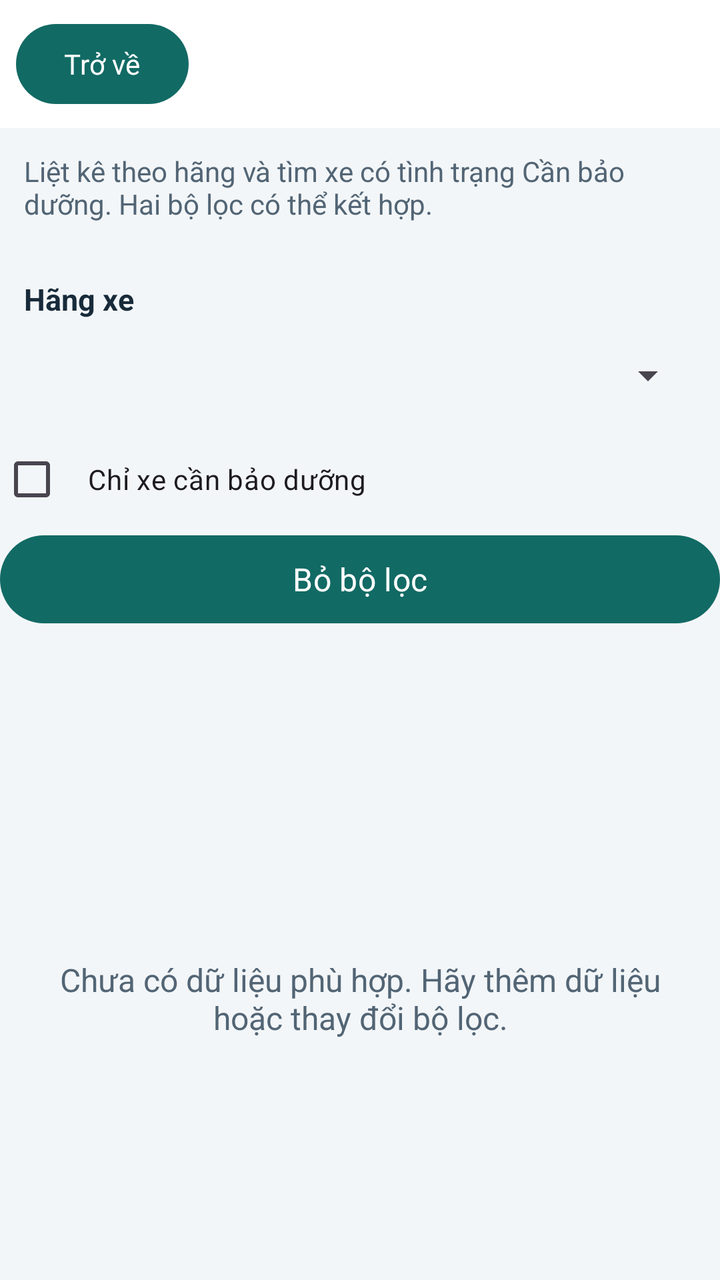
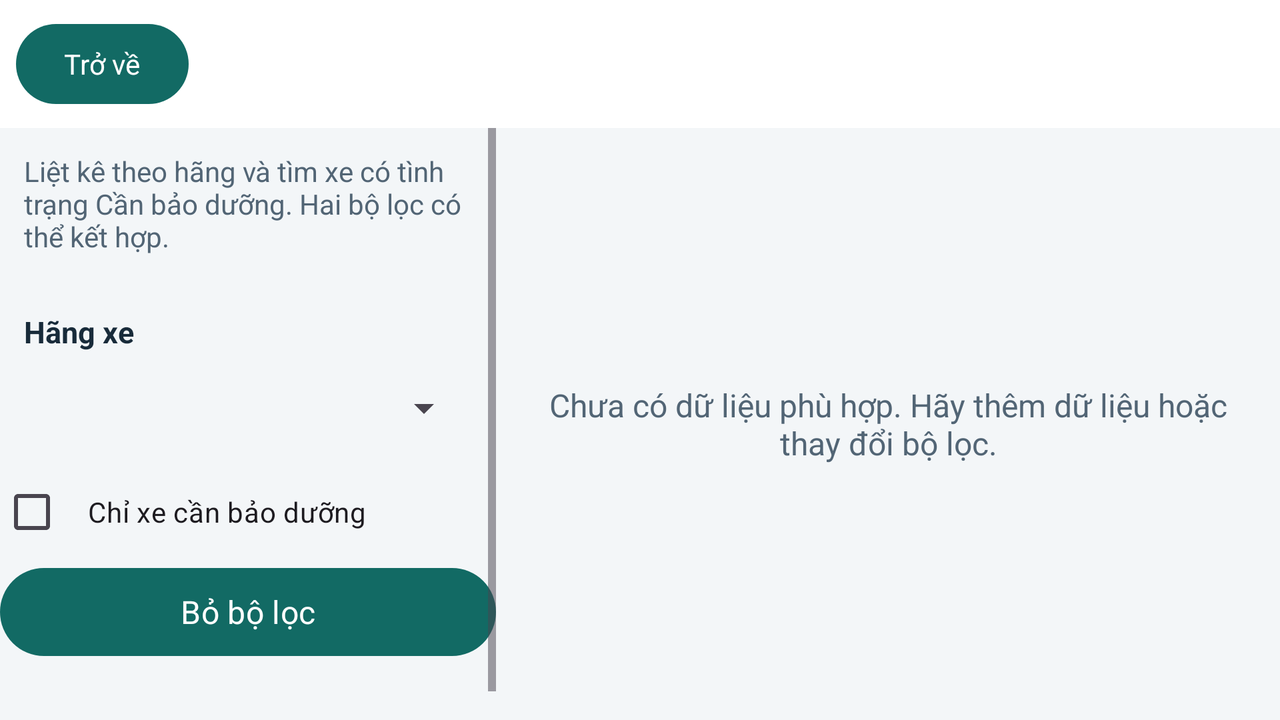

Two renders of one Android screen. The first uses the default layout on a phone; the second uses the alternative layout the repository ships for a different screen configuration, on a matching device. The two XML files are below.
<!-- AndroidManifest.xml: application theme Theme.SQLiteK24DTCN533 -->
<!-- res/layout/activity_report.xml -->
<?xml version="1.0" encoding="utf-8"?>
<LinearLayout
    xmlns:android="http://schemas.android.com/apk/res/android"
    android:id="@+id/root"
    android:layout_width="match_parent"
    android:layout_height="match_parent"
    android:orientation="vertical"
    android:background="@color/paper">
    <include layout="@layout/toolbar"/>
    <TextView
        android:layout_width="match_parent"
        android:layout_height="wrap_content"
        android:text="Liệt kê theo hãng và tìm xe có tình trạng Cần bảo dưỡng. Hai bộ lọc có thể kết hợp."
        android:textColor="@color/muted"
        android:textSize="14sp"
        android:padding="12dp" />
    <TextView
        style="@style/FormLabel"
        android:paddingStart="12dp"
        android:text="Hãng xe"
        android:labelFor="@+id/brandFilter"/>
    <Spinner
        android:id="@id/brandFilter"
        android:layout_width="match_parent"
        android:layout_height="56dp"
        android:layout_marginStart="12dp"
        android:layout_marginEnd="12dp"/>
    <CheckBox
        android:id="@+id/onlyMaintenance"
        android:layout_width="match_parent"
        android:layout_height="wrap_content"
        android:minHeight="48dp"
        android:padding="12dp"
        android:text="Chỉ xe cần bảo dưỡng"/>
    <Button
        android:id="@+id/resetFilters"
        style="@style/ActionButton"
        android:text="Bỏ bộ lọc"/>
    <TextView
        android:layout_width="match_parent"
        android:layout_height="wrap_content"
        android:text=""
        android:textColor="@color/muted"
        android:textSize="14sp"
        android:padding="12dp"
        android:id="@+id/summary"/>
    <FrameLayout
        android:layout_width="match_parent"
        android:layout_height="0dp"
        android:layout_weight="1">
        <ListView
            android:id="@+id/list"
            android:layout_width="match_parent"
            android:layout_height="match_parent"
            android:paddingStart="12dp"
            android:paddingEnd="12dp"
            android:clipToPadding="false"
            android:divider="@android:color/transparent"
            android:dividerHeight="8dp"/>
        <TextView
            android:id="@+id/empty"
            android:layout_width="match_parent"
            android:layout_height="match_parent"
            android:gravity="center"
            android:padding="24dp"
            android:text="Chưa có dữ liệu phù hợp. Hãy thêm dữ liệu hoặc thay đổi bộ lọc."
            android:textSize="16sp"
            android:textColor="@color/muted"/>
    </FrameLayout>
</LinearLayout>
<!-- res/layout/toolbar.xml (included above) -->
<LinearLayout
    xmlns:android="http://schemas.android.com/apk/res/android"
    android:layout_width="match_parent"
    android:layout_height="wrap_content"
    android:orientation="horizontal"
    android:gravity="center_vertical"
    android:padding="8dp"
    android:background="#FFFFFF">
    <Button
        android:id="@+id/btnBack"
        android:layout_width="wrap_content"
        android:layout_height="wrap_content"
        android:minHeight="48dp"
        android:minWidth="72dp"
        android:text="Trở về"
        android:textAllCaps="false"/>
    <TextView
        android:id="@+id/toolbarTitle"
        android:layout_width="0dp"
        android:layout_weight="1"
        android:layout_height="wrap_content"
        android:padding="8dp"
        android:textColor="@color/ink"
        android:textSize="21sp"
        android:textStyle="bold"/>
</LinearLayout>
<!-- resources referenced by this layout -->
<resources>
  <color name="ink">#182B3A</color>
  <color name="muted">#526575</color>
  <color name="paper">#F3F6F8</color>
  <style name="ActionButton">
          <item name="android:layout_width">match_parent</item>
          <item name="android:layout_height">wrap_content</item>
          <item name="android:minHeight">52dp</item>
          <item name="android:textAllCaps">false</item>
          <item name="android:textSize">16sp</item>
      </style>
  <style name="FormLabel">
          <item name="android:layout_width">match_parent</item>
          <item name="android:layout_height">wrap_content</item>
          <item name="android:layout_marginTop">16dp</item>
          <item name="android:textColor">@color/ink</item>
          <item name="android:textSize">15sp</item>
          <item name="android:textStyle">bold</item>
      </style>
  <style name="Theme.SQLiteK24DTCN533" parent="Theme.Material3.Light.NoActionBar">
          <item name="colorPrimary">@color/primary</item>
          <item name="colorOnPrimary">@color/white</item>
          <item name="android:fontFamily">sans-serif</item>
          <item name="android:windowLightStatusBar">true</item>
  
          <item name="android:windowBackground">@color/paper</item>
          <item name="android:colorAccent">@color/primary</item>
      </style>
  <color name="primary">#126A64</color>
  <color name="white">#FFFFFF</color>
</resources>
<!-- res/layout-land/activity_report.xml (the repository's variant of the layout above) -->
<!-- drawn on the phone turned sideways -->
<?xml version='1.0' encoding='utf-8'?>
<LinearLayout
    xmlns:android="http://schemas.android.com/apk/res/android"
    android:id="@+id/root"
    android:layout_width="match_parent"
    android:layout_height="match_parent"
    android:orientation="vertical"
    android:background="@color/paper">
    <include layout="@layout/toolbar" />
    <LinearLayout
        android:layout_width="match_parent"
        android:layout_height="0dp"
        android:layout_weight="1"
        android:orientation="horizontal">
        <ScrollView
            android:layout_width="248dp"
            android:layout_height="match_parent">
            <LinearLayout
                android:layout_width="match_parent"
                android:layout_height="wrap_content"
                android:orientation="vertical">
                <TextView
                    android:layout_width="match_parent"
                    android:layout_height="wrap_content"
                    android:text="Liệt kê theo hãng và tìm xe có tình trạng Cần bảo dưỡng. Hai bộ lọc có thể kết hợp."
                    android:textColor="@color/muted"
                    android:textSize="14sp"
                    android:padding="12dp" />
                <TextView
                    style="@style/FormLabel"
                    android:paddingStart="12dp"
                    android:text="Hãng xe"
                    android:labelFor="@+id/brandFilter" />
                <Spinner
                    android:id="@id/brandFilter"
                    android:layout_width="match_parent"
                    android:layout_height="56dp"
                    android:layout_marginStart="12dp"
                    android:layout_marginEnd="12dp" />
                <CheckBox
                    android:id="@+id/onlyMaintenance"
                    android:layout_width="match_parent"
                    android:layout_height="wrap_content"
                    android:minHeight="48dp"
                    android:padding="12dp"
                    android:text="Chỉ xe cần bảo dưỡng" />
                <Button
                    android:id="@+id/resetFilters"
                    style="@style/ActionButton"
                    android:text="Bỏ bộ lọc" />
                <TextView
                    android:layout_width="match_parent"
                    android:layout_height="wrap_content"
                    android:text=""
                    android:textColor="@color/muted"
                    android:textSize="14sp"
                    android:padding="12dp"
                    android:id="@+id/summary" />
            </LinearLayout>
        </ScrollView>
        <LinearLayout
            android:layout_width="0dp"
            android:layout_weight="1"
            android:layout_height="match_parent"
            android:orientation="vertical">
            <FrameLayout
                android:layout_width="match_parent"
                android:layout_height="0dp"
                android:layout_weight="1">
                <ListView
                    android:id="@+id/list"
                    android:layout_width="match_parent"
                    android:layout_height="match_parent"
                    android:paddingStart="12dp"
                    android:paddingEnd="12dp"
                    android:clipToPadding="false"
                    android:divider="@android:color/transparent"
                    android:dividerHeight="8dp" />
                <TextView
                    android:id="@+id/empty"
                    android:layout_width="match_parent"
                    android:layout_height="match_parent"
                    android:gravity="center"
                    android:padding="24dp"
                    android:text="Chưa có dữ liệu phù hợp. Hãy thêm dữ liệu hoặc thay đổi bộ lọc."
                    android:textSize="16sp"
                    android:textColor="@color/muted" />
            </FrameLayout>
        </LinearLayout>
    </LinearLayout>
</LinearLayout>
